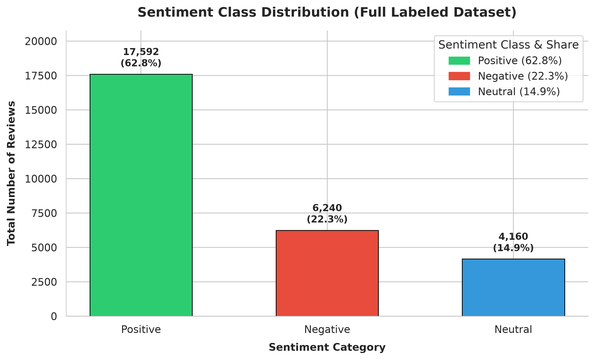
#> input picture outputs/figures/sentiment_distribution.png, 595 x 360 px, shrunk from 2647 x 1602 before the run
$ python run_eda_demo.py
#> lines starting #> are read from the running program, lines starting #| are printed output that depends on the picture
"""
Run EDA Demo Viewer
-------------------
Launches the interactive HTML demo window in your default web browser
and pops up the Matplotlib EDA visualization figure window.
"""

import os
import sys
import webbrowser
import matplotlib.pyplot as plt
import matplotlib.image as mpimg


def main():
    project_dir = os.path.dirname(os.path.abspath(__file__))
    html_demo = os.path.join(project_dir, "demo_window.html")
    figures_dir = os.path.join(project_dir, "outputs", "figures")

    print("==================================================")
    print(" Google Play Analytics - EDA Diagrams Demo Viewer ")
    print("==================================================")

    # 1. Open Interactive HTML Demo Window in default web browser
    if os.path.exists(html_demo):
        print("--> Opening Interactive HTML Demo Window in web browser...")
        webbrowser.open(f"file:///{html_demo.replace(os.sep, '/')}")
    else:
        print(f"--> [Warning] {html_demo} not found.")

    # 2. Display figures in Matplotlib GUI Grid Window
    fig_files = [
        "sentiment_distribution.png",
        "review_length_distribution.png",
        "wordcloud_positive.png",
        "wordcloud_negative.png",
        "wordcloud_neutral.png",
        "top_20_bigrams_positive.png",
        "top_20_bigrams_negative.png",
        "top_20_bigrams_neutral.png",
    ]

    valid_figs = [f for f in fig_files if os.path.exists(os.path.join(figures_dir, f))]

    if not valid_figs:
        print(f"--> No figure PNG files found in '{figures_dir}'.")
        return

    print(f"--> Displaying {len(valid_figs)} EDA diagrams in Matplotlib GUI window...")

    fig, axes = plt.subplots(4, 2, figsize=(16, 20))
    fig.suptitle("Google Play Analytics - Exploratory Data Analysis (EDA) Diagrams", fontsize=16, fontweight="bold", y=0.995)

    axes_flat = axes.flatten()
    for idx, fname in enumerate(valid_figs):
        fpath = os.path.join(figures_dir, fname)
        img = mpimg.imread(fpath)
#> img is the input picture: shape (360, 595, 4) float32; mean R, G, B, A 0.851, 0.908, 0.871, 1
        axes_flat[idx].imshow(img)
        axes_flat[idx].set_title(fname.replace(".png", "").replace("_", " ").title(), fontsize=11, fontweight="bold")
        axes_flat[idx].axis("off")

    plt.tight_layout()
    print("--> Plot window open. Close plot window when finished.")
    plt.show()
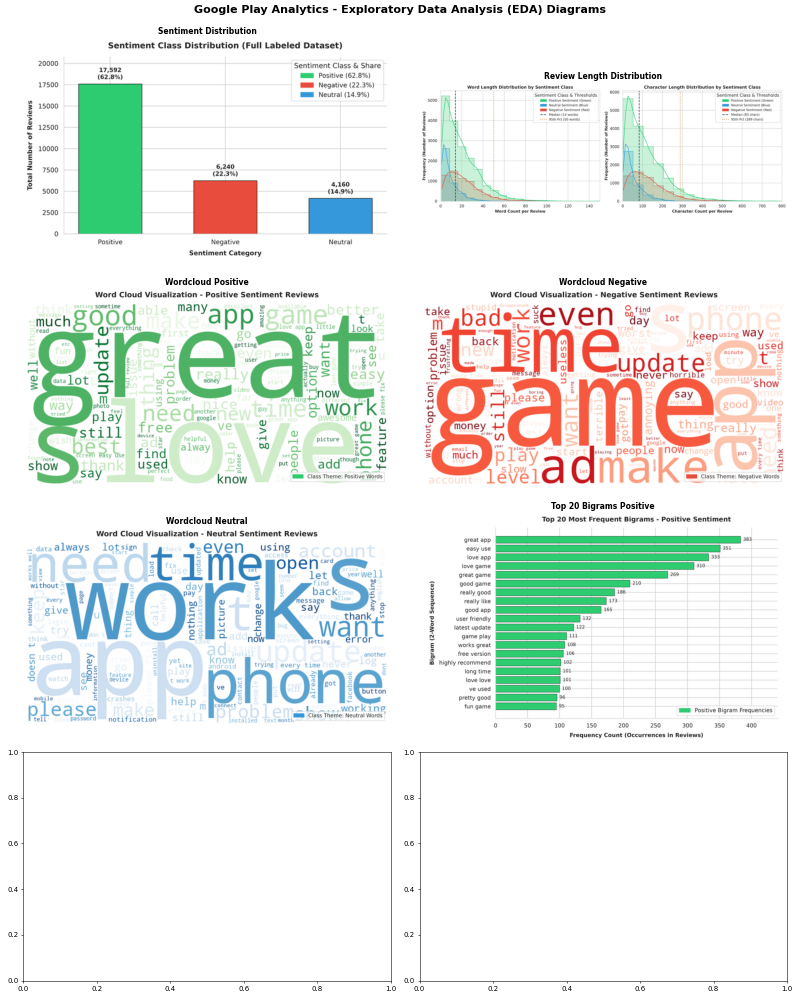
#> figure drawn by matplotlib, 6 panels


if __name__ == "__main__":
    main()
